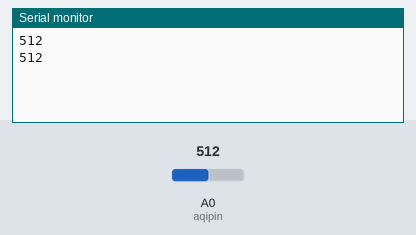
This sketch was run on a simulated Arduino Uno, built with avr-gcc and run on an emulated ATmega328P. On the bench: the last lines printed to the serial monitor. The test bench sets the inputs (shaded band); at power-on: A0 (aqipin) = 512.

Above: at 1.2 s.
1.3 s: A0 (aqipin) set to 716
At 1.9 s:
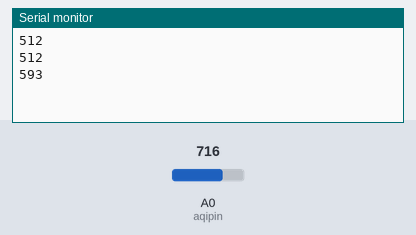
2.8 s: A0 (aqipin) set to 900
At 3.4 s:
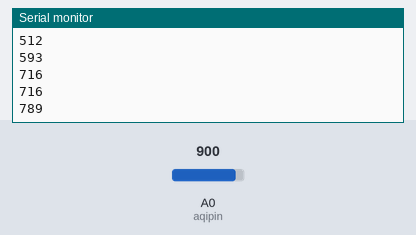
Timing chart, 0 to 5.8 s (numbered marks = the images above; inputs shaded):
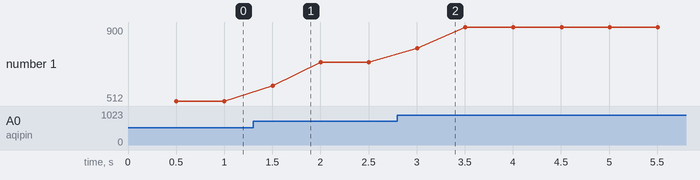

The sketch:

mq135.ino
```cpp
int aqipin = A0;

void setup() {
  pinMode(aqipin, INPUT);
  Serial.begin(9600);
}

void loop() {
  Serial.println(air_quality());
}

int air_quality(){
  int i = 0;
  int sum = 0;
  while (i < 5) {
    sum = sum + analogRead(aqipin);
    i++;
    delay(100);
  }
  int average = sum/5 ;
  return average;
}
```

Measured:
- after the input at 1.3 s, the serial monitor: prints a new line after 0.20 s (image 1)
- after the input at 2.8 s, the serial monitor: prints a new line after 0.20 s (image 2)
- plotted number 1: 512 → 716 after the input at 1.3 s, 716 → 900 after the input at 2.8 s
